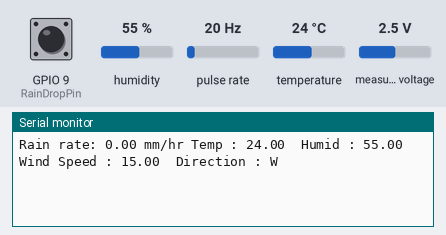
Bench run of a sketch on a simulated ESP8266 (NodeMCU). Parts: the last lines printed to the serial monitor. Wiring (inferred from the names in the program): pulse sensor: data D3. The test bench sets the inputs (shaded band); at power-on: measured voltage 2.5 V, humidity 55 %, pulse rate 20 Hz, GPIO 9 (RainDropPin) HIGH, temperature 24 °C.

Above: at 3.2 s.
3.3 s: measured voltage set to 0.1 V
At 4.6 s:
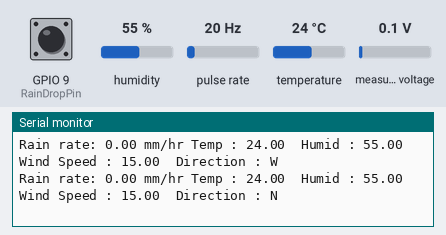
6.5 s: measured voltage set to 1.2 V
At 7.6 s:
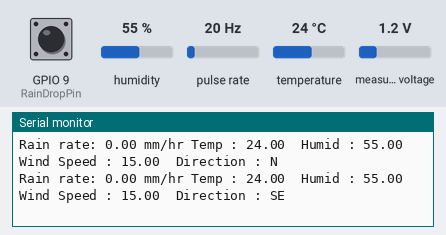
9.6 s: measured voltage set to 3.8 V
At 10.7 s:
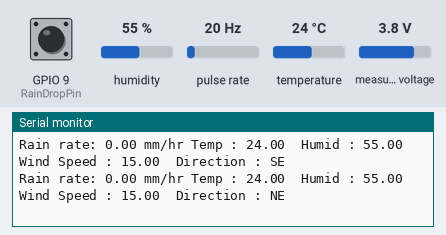
12.7 s: humidity set to 22 %
At 13.8 s:
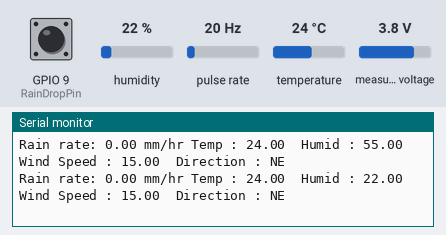
14.2 s: pulse rate set to 4 Hz
At 15.2 s:
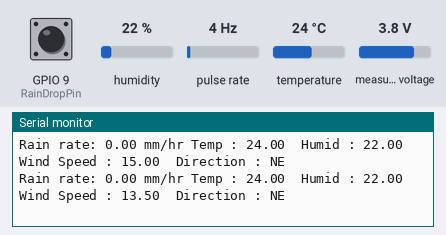
15.7 s: measured voltage set to 4.9 V
At 16.9 s:
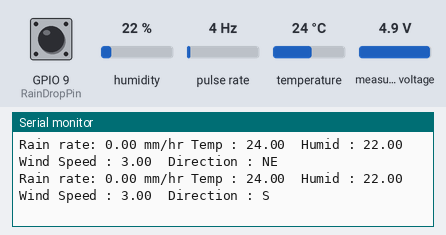
Timing chart, 0 to 18.7 s (numbered marks = the images above; inputs shaded):
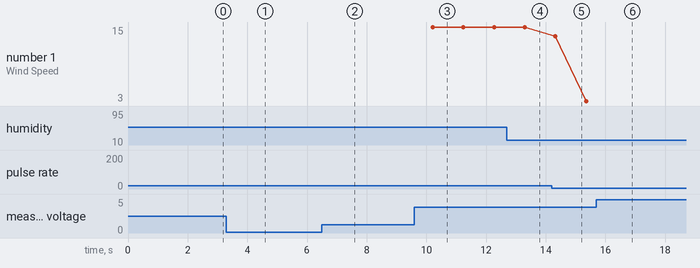

Measured:
- after the input at 3.3 s, the serial monitor: prints a new line after 0.74 s (image 1)
- after the input at 6.5 s, the serial monitor: prints a new line after 0.62 s (image 2)
- after the input at 9.6 s, the serial monitor: prints a new line after 0.61 s (image 3)
- after the input at 12.7 s, the serial monitor: prints a new line after 0.60 s (image 4)
- after the input at 14.2 s, the serial monitor: prints a new line after 0.13 s (image 5)
- after the input at 15.7 s, the serial monitor: prints a new line after 0.68 s (image 6)
- plotted number 1: 15 → 3 after the input at 14.2 s

The sketch:

ESP-wind-dht.ino
```cpp
#include <Wire.h>
#include <math.h>
#include <Adafruit_ADS1015.h>
#include "DHT.h"


// init ads1115
Adafruit_ADS1115 ads(0x48);
#define Offset 0
#define WindSensorPin D3


//init dht
#define DHTPIN D4
#define DHTTYPE DHT22
DHT dht(DHTPIN, DHTTYPE);


// init variable
int VaneValue;// raw analog value from wind vane
int Direction;// translated 0 - 360 direction
int CalDirection;// converted value with offset applied
int LastValue;
volatile unsigned long Rotations;
volatile unsigned long ContactBounceTime;
float WindSpeed;
unsigned long preMillis = 0;
const long intervalSpeed = 1000;


// init rain gauge
const byte RainDropPin = 9;
const int intervalRain = 500;
volatile unsigned long tiptime = millis();
unsigned long tipcount;
double rainrate;


// wind speed count
void isr_rotation () {
  if ((millis() - ContactBounceTime) > 15 ) { // debounce the switch contact.
    Rotations++;
    ContactBounceTime = millis();
  }
}


// rain drop count
void countRain() {
  unsigned long curtime = millis();

  if ((curtime - tiptime) < intervalRain) {
    return;
  }

  tipcount = curtime - tiptime;
  tiptime = curtime;

  rainrate = 914400.0 / tipcount;
}


// Converts compass direction to heading
void getHeading(int direction) {
  if (direction < 22)
    Serial.println("N");
  else if (direction < 67)
    Serial.println("NE");
  else if (direction < 112)
    Serial.println("E");
  else if (direction < 157)
    Serial.println("SE");
  else if (direction < 212)
    Serial.println("S");
  else if (direction < 247)
    Serial.println("SW");
  else if (direction < 292)
    Serial.println("W");
  else if (direction < 337)
    Serial.println("NW");
  else
    Serial.println("N");
}


void setup() {
  Serial.begin(9600);
  delay(2000);
  dht.begin();
  Wire.begin(D1, D2);
  ads.begin();
  LastValue = 1;

  pinMode(WindSensorPin, INPUT);
  attachInterrupt(digitalPinToInterrupt(WindSensorPin), isr_rotation, FALLING);

  pinMode(RainDropPin, INPUT);
  attachInterrupt(digitalPinToInterrupt(RainDropPin), countRain, FALLING);
}


void loop() {
  unsigned long curMillis = millis();
  if (curMillis - preMillis >= intervalSpeed) {
    preMillis = curMillis;

    Rotations = 0;
    sei(); // Enables interrupts
    delay(1000);
    cli(); // Disable interrupts

    WindSpeed = Rotations * 0.75;

    // call wind speed and direction
    VaneValue = map(ads.readADC_SingleEnded(3), 0, 17550, 0, 1023);
    Direction = map(VaneValue, 0, 1023, 0, 360);
    CalDirection = Direction + Offset;


    if (CalDirection > 360) {
      CalDirection = CalDirection - 360;
    } else if (CalDirection < 0) {
      CalDirection = CalDirection + 360;
    }


    Serial.print("Rain rate: ");
    Serial.print(rainrate);
    Serial.print(" mm/hr ");

    // clear rain drop
    rainrate = 0;

    float t = dht.readTemperature();
    float h = dht.readHumidity();

    Serial.print("Temp : "); Serial.print(t);
    Serial.print("\tHumid : "); Serial.print(h);

    //    Serial.print(Rotations); Serial.print("\t");
    Serial.print("\tWind Speed : ");
    Serial.print(WindSpeed); Serial.print("\t");
    //    Serial.print(VaneValue); Serial.print("\t");
    //    Serial.print(CalDirection); Serial.print("\t");
    Serial.print("Direction : ");
    getHeading(CalDirection);
  }


}
```
